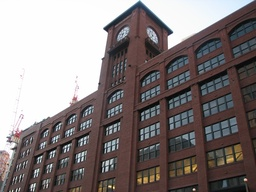
//> input picture test_images/building1.jpg, 256 x 192 px, shrunk from 1000 x 750 before the run
$ ./TILT ../test_images/building1.jpg ../test_images/building2.jpg   (built with g++ and OpenCV 4)
//> lines starting //> are read from the running program, lines starting //| are printed output that depends on the picture
#include "opencv2/opencv.hpp"
#include <string>
#include <iostream>
#include <iomanip>
#include <fstream>
#include <algorithm>
using namespace std;
using namespace cv;
// ----------------------------------------------------------------
// Забодало писать по сто раз одинаковые вещи, соорудил макросы :)
// ----------------------------------------------------------------
#define COUT_VAR(x) cout << #x"=" << x << endl;
#define SHOW_IMG(x) namedWindow(#x);imshow(#x,x);waitKey(20);
// ----------------------------------------------------------------
// Логарифм по основанию 2
// ----------------------------------------------------------------
// [4 lines left out: function log2, not called in this run]
// ----------------------------------------------------------------
// Параметризованная трансформация
// ----------------------------------------------------------------
Mat getTau(double theta,double t)
{
	Mat Tau = (Mat_<double>(3, 3) <<
		cos(theta), -sin(theta), 0,
		sin(theta),  cos(theta), 0,
		0		  ,			  0, 1);

	Mat s= (Mat_<double>(2, 2) <<
		1,t,
		0,1);

	Mat Tau22=Tau(Range(0,2),Range(0,2));
	Tau22=Tau22*s;

	return Tau;
}
// ----------------------------------------------------------------
// Применение изображению img преобразования Tau
// src_pts - точки прямоугольника, ограничивающего область интереса
//	src_pts[0]=Point2f(p1.x,p1.y);
//	src_pts[1]=Point2f(p2.x,p1.y);
//	src_pts[2]=Point2f(p2.x,p2.y);
//	src_pts[3]=Point2f(p1.x,p2.y);
// где p1 - верхняя-левая точка, p2 - нижняя-правая
// ----------------------------------------------------------------
// [31 lines left out: function transformImg, not called in this run]
// ----------------------------------------------------------------
// Аналогично тому что выше, но по параметрам преобразования, а не по матрице
// ----------------------------------------------------------------
void transformImg(Mat& img,vector<Point2f>& src_pts,double theta,double t,Mat& dst)
{
	Mat Tau=getTau(theta,t);

	vector<Point2f> pts(4);
	double w=fabs(src_pts[0].x-src_pts[2].x);
	double h=fabs(src_pts[0].y-src_pts[2].y);
	pts.assign(src_pts.begin(),src_pts.end());
	// Нашли центр
	Point2f center=(pts[0]+pts[2])*0.5;

	Mat tmp(4,1,CV_64FC2);

	for(int i=0;i<4;i++)
	{
		tmp.at<Vec2d>(i)[0]=pts[i].x-center.x;
		tmp.at<Vec2d>(i)[1]=pts[i].y-center.y;
	}

	perspectiveTransform(tmp,tmp,Tau);

	for(int i=0;i<4;i++)
	{
		pts[i].x=tmp.at<Vec2d>(i)[0]+w/2;
		pts[i].y=tmp.at<Vec2d>(i)[1]+h/2;
	}

	dst=Mat::zeros(h,w,CV_64FC1);
	Mat trans=getPerspectiveTransform(src_pts,pts);
	warpPerspective(img,dst,trans,Size(w,h),INTER_LANCZOS4,BORDER_TRANSPARENT);
}
// ----------------------------------------------------------------
// Применяем преобразование к точкам рамки
// ----------------------------------------------------------------
// [26 lines left out: function transformPts, not called in this run]
//----------------------------------------------------------
// Функция стоимости (которую мы минимизируем)
//----------------------------------------------------------
double getF(Mat& img)
{
	Mat tmp=img/norm(img);
	Mat A, w, u, vt;
	SVD::compute(img, w, u, vt,SVD::NO_UV);
	return sum(w)[0];
}
//----------------------------------------------------------
// Якобиан изображения по матрице преобразования
// Производные изображения по элементам матрицы преобразования
// располагаются по столбцам: 1 столбец - одна производная.
// src_pts - точки прямоугольника, ограничивающего область интереса
//	src_pts[0]=Point2f(p1.x,p1.y);
//	src_pts[1]=Point2f(p2.x,p1.y);
//	src_pts[2]=Point2f(p2.x,p2.y);
//	src_pts[3]=Point2f(p1.x,p2.y);
// Tau - матрица преобразования.
//----------------------------------------------------------
// [191 lines left out: functions getJacobian, Garrot_shrink, Smu, TILT, not called in this run]
//----------------------------------------------------------
// Ищем начальное приближение
//----------------------------------------------------------
void getInitialGuess(Mat& img,vector<Point2f>& region,double& theta_opt,double& t_opt)
{
	double angle_min=-CV_PI/6;
	double angle_max= CV_PI/6;
	double n_angle_steps=10;

	double t_min=-0.5;
	double t_max=0.5;
	double n_t_steps=10;

	Mat dst;
	double F_min=DBL_MAX;

	double angle_step=(angle_max-angle_min)/n_angle_steps;
	double t_step=(t_max-t_min)/n_t_steps;

	double theta=angle_min;
	double t=t_min;

	for(double i=0;i<n_angle_steps;i++)
	{
		t=t_min;
		for(double j=0;j<n_t_steps;j++)
		{
			transformImg(img,region,theta,t,dst);
			double F=getF(dst); // Целевая функция
			cout << F << endl;
			if(F<F_min)
			{
				F_min=F;
				theta_opt=theta;
				t_opt=t;
			}
			t+=t_step;
		}
		theta=theta+angle_step;
	}
}
//----------------------------------------------------------
// Функция получения координат области (2 угловые точки)
// Выбрать 2 точки и нажать кнопку
//----------------------------------------------------------
vector<Point2f> pt;
void pp_MouseCallback(int event, int x, int y, int /*flags*/, void* /*param*/)
{
	if(event == cv::EVENT_LBUTTONDOWN)
	{
		pt.push_back(Point2f(x,y));
	}
}
//----------------------------------------------------------
// Рисуем область по 4 точкам
//----------------------------------------------------------
// [67 lines left out: functions DrawRegion, PutBanner, not called in this run]
//----------------------------------------------------------
// Точка входа
//----------------------------------------------------------
int main(int argc, char* argv[])
{
	// Матрица изображения
	Mat img_c,img;
	//---------------------------------------------
	// Инициализация
	//---------------------------------------------
	namedWindow("Исходное изображение");
	namedWindow("Начальное приближение");
	namedWindow("Banner");
	namedWindow("TILT");

	// Грузим изображение
	img_c=imread(argv[1],1);
//> img_c is the input picture: 192 rows x 256 cols, CV_8UC3; mean B, G, R 124.6, 124.9, 132.9

	// Ввод точек области
	imshow("Исходное изображение", img_c);
	waitKey(10);
	setMouseCallback("Исходное изображение",pp_MouseCallback,0);
	waitKey(0);
//> the left mouse button is pressed and released at (64, 48)
//> the left mouse button is pressed and released at (192, 48)
//> the left mouse button is pressed and released at (192, 144)
//> the left mouse button is pressed and released at (64, 144)

	// Переводим в формат серого изображения с плавающей точкой
	cv::cvtColor(img_c,img,cv::COLOR_BGR2GRAY);
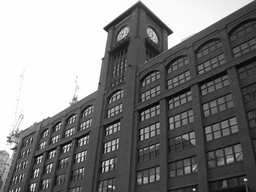
//> img: 192 rows x 256 cols, CV_8UC1; min 1, max 255, mean 127.2
	// В интервал 0-1
	img.convertTo(img,CV_64FC1,1.0/255.0);
//> img: 192 rows x 256 cols, CV_64FC1

	// Формируем массив с граничными точками
	vector<Point2f> region(4);
	region[0]=Point2f(pt[0].x,pt[0].y);
	region[1]=Point2f(pt[1].x,pt[0].y);
	region[2]=Point2f(pt[1].x,pt[1].y);
	region[3]=Point2f(pt[0].x,pt[1].y);
	// Рисуем рамку, введенную пользователем
	//DrawRegion(img_c, region,Scalar(0, 255, 0));

	imshow("Исходное изображение", img_c);

	// Ищем начальное приближение (можно не искать, а просто начать с нулевых значений)
	// Но так, наверное лучше.

	double theta_opt=0;
	double t_opt=0;
	Mat dst;

//> (the run ends here: the time limit is reached, at `SVD::compute(img, w, u, vt,SVD::NO_UV);`)
